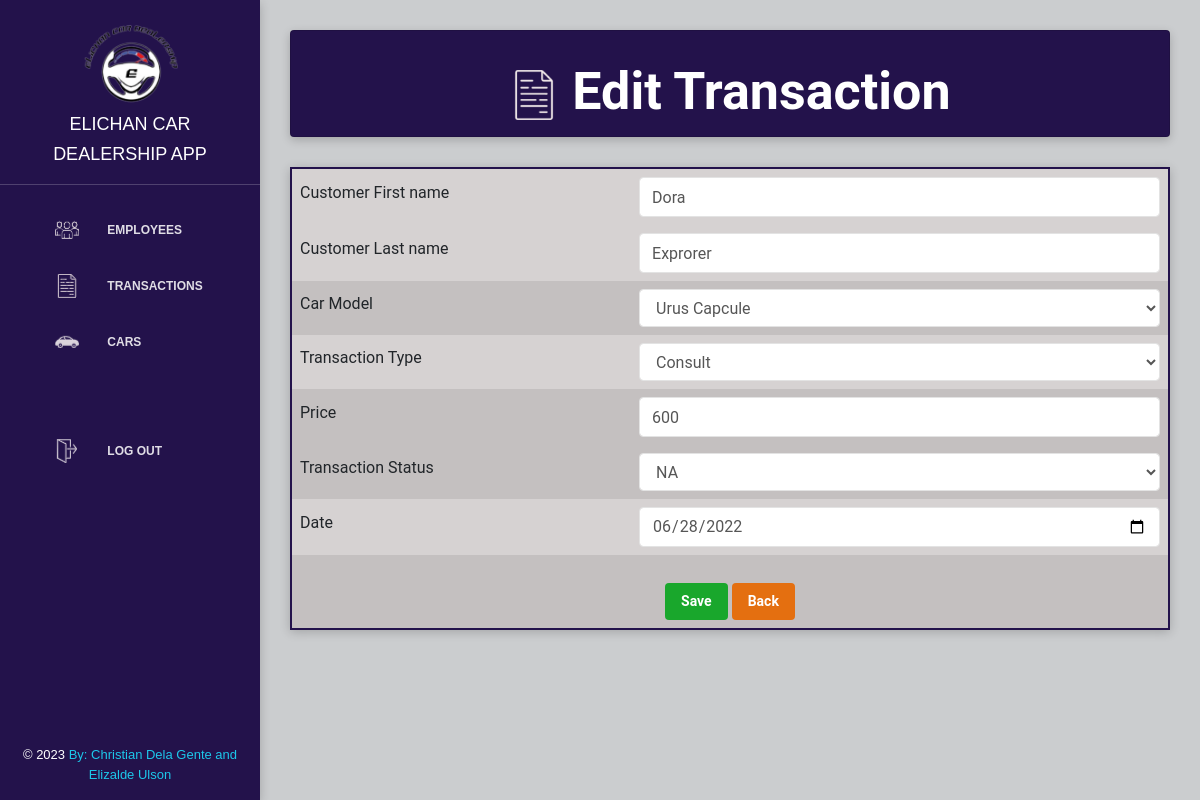
The page /transaction-edit.php?id=8 on the database as committed earlier.
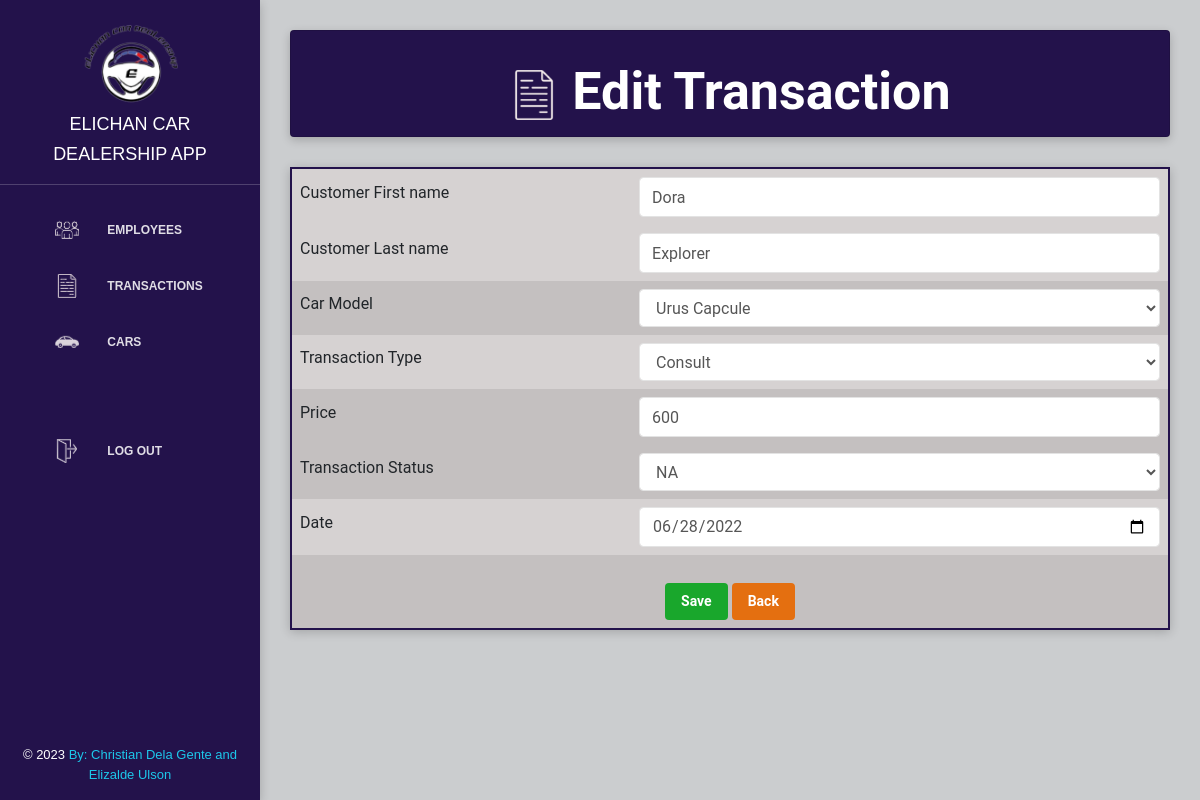
The same page on the database as committed later.
### tables this page shows
CREATE TABLE `transaction` (
  `t_id` int NOT NULL AUTO_INCREMENT,
  `customer_fname` varchar(45) NOT NULL,
  `customer_lname` varchar(45) NOT NULL,
  `c_id` int NOT NULL,
  `tt_id` int NOT NULL,
  `price` int NOT NULL,
  `ts_id` int NOT NULL,
  `t_date` date NOT NULL,
  PRIMARY KEY (`t_id`),
  KEY `c_id_idx` (`c_id`),
  KEY `tt_id_idx` (`tt_id`),
  KEY `ts_id_idx` (`ts_id`),
  CONSTRAINT `c_id` FOREIGN KEY (`c_id`) REFERENCES `cars` (`c_id`),
  CONSTRAINT `ts_id` FOREIGN KEY (`ts_id`) REFERENCES `transaction_status` (`ts_id`),
  CONSTRAINT `tt_id` FOREIGN KEY (`tt_id`) REFERENCES `transaction_type` (`tt_id`)
);

### transaction-edit.php (the view, shortened to what the changed rows need)
<!DOCTYPE html>
<html lang="en">
<head>
    <link rel="stylesheet" href="https://maxcdn.bootstrapcdn.com/font-awesome/latest/css/font-awesome.min.css" />
    <link href="style/bootstrap.min.css" rel="stylesheet" />
    <link href="style/light-bootstrap-dashboard.css?v=2.0.0 " rel="stylesheet" />
    <link href="style/demo.css" rel="stylesheet" />
    <link href="style/style.css" rel="stylesheet" />
    <link href="style/tables-buttons.css" rel="stylesheet" />
</head>
<body>
    <?php include "sidebar.php" ?>
    <div class=main-panel>
        <div class="content">
            <div class="container-fluid">
                <div class="card strpied-tabled-with-hover">
                    <h1><img src='img/transaction-logo.png' height='50px' width='50px'> Edit Transaction</h1>
                    <?php
                    require('config/db.php');
                    $id = $_GET['id'];
                    $query = "SELECT * FROM transaction WHERE t_id='$id'";
                    $result = mysqli_query($db, $query);
                    $row = mysqli_fetch_assoc($result);
                    ?>
                </div>
                <form method="POST" action="<?php $_SERVER['PHP_SELF'] ?>">
                    <table>
                        <tr>
                            <td><input name="customer_fname" type="text" class="form-control" value="<?php echo $row['customer_fname'] ?>" required></td>
                        </tr>
                        <tr>
                        <tr>
                            <td><input name="customer_lname" type="text" class="form-control" value="<?php echo $row['customer_lname'] ?>" required></td>
                        </tr>
                        <tr>
                            <td><input name="price" type="number" class="form-control" value="<?php echo $row['price'] ?>" required></td>
                        </tr>
                        <tr>
                        <tr>
                            <td><input name="t_date" type="date" class="form-control" value="<?php echo $row['t_date'] ?>" required></td>
                        </tr>
                    </table>
                </form>
            </div>
        </div>
    </div>
</html>
</body>
</html>

Rows that differ between the two databases and show on the page:
changed transaction "Dora": customer_lname "Exprorer" → "Explorer"
